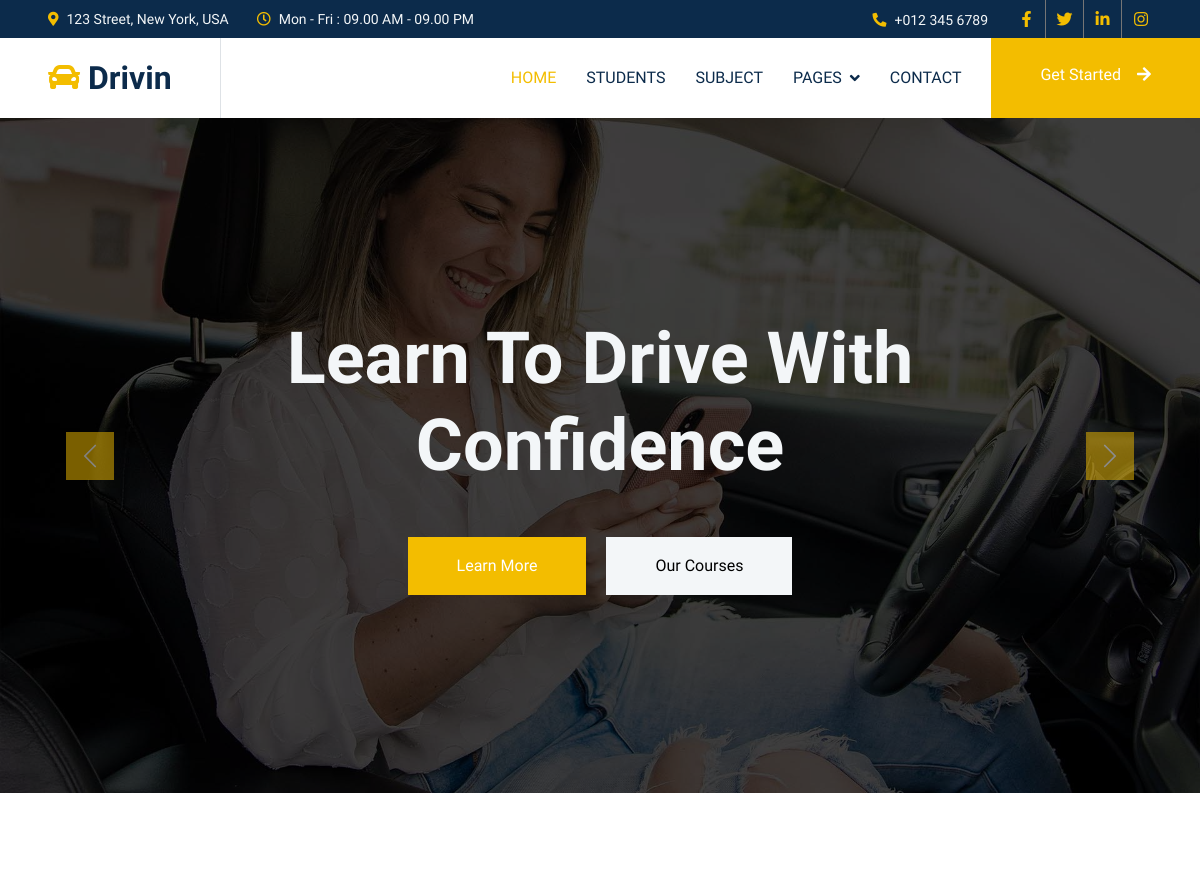
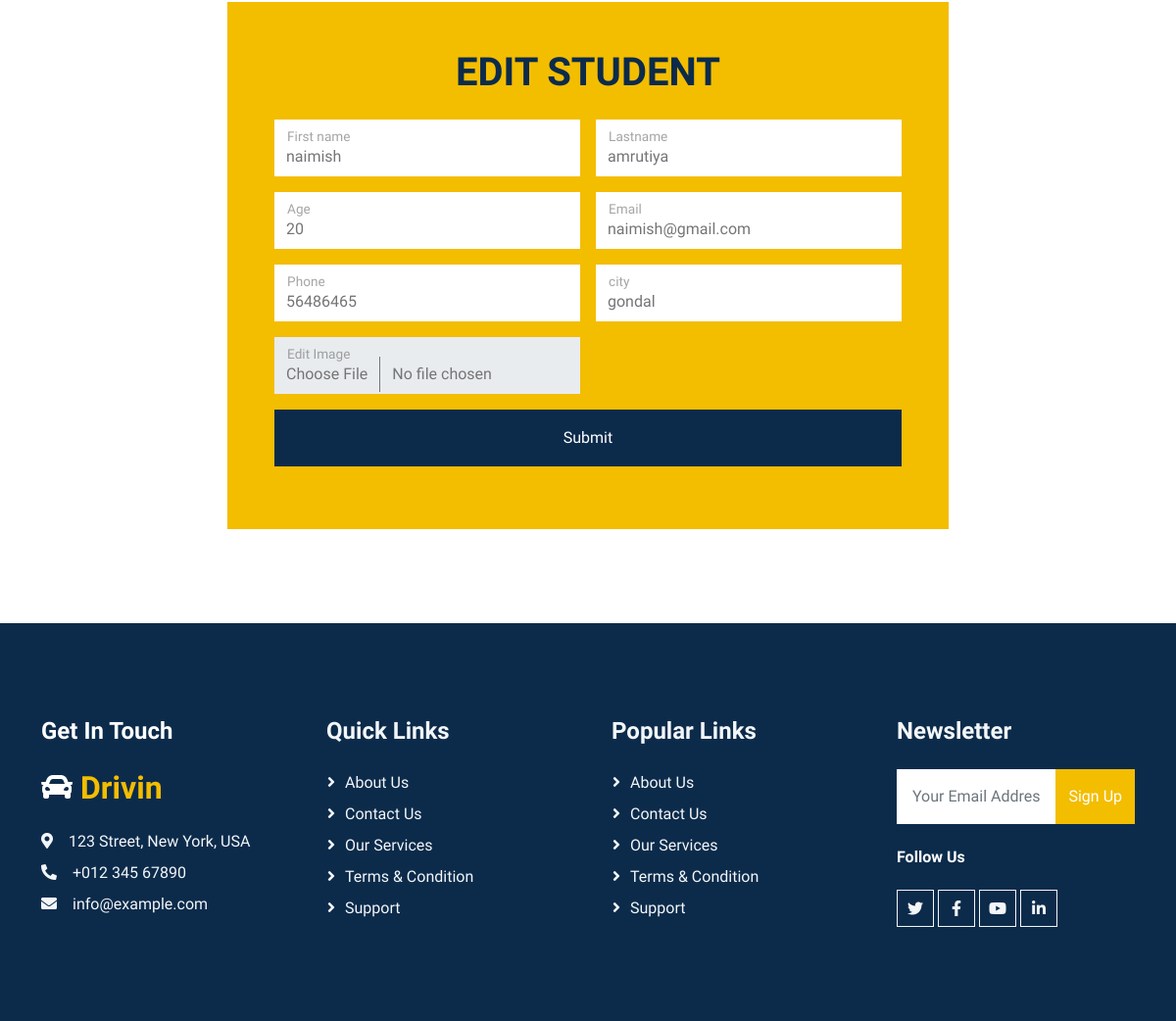
The page /edit-student/43 on the database its author committed (2 pictures, top to bottom).
### my_app/models.py (models this page shows)
class student(models.Model):
    firstname = models.CharField(max_length=100)
    lastname = models.CharField(max_length=100,default="")
    age = models.IntegerField(default=0)
    email = models.CharField(max_length=100,default="")
    phone = models.BigIntegerField(default=0)
    city = models.CharField(max_length=100,default="")
    image = models.ImageField(upload_to="")

### my_app/views.py (the view)
# urls.py: path('edit-student/<int:id>', edit_student, name='edit_1'),
def edit_student(request,id):
    if request.method == "POST":
        fname = request.POST['fname']
        lname = request.POST['lname']
        age = request.POST['age']
        Email = request.POST['email']
        Phone = request.POST['phone']
        City = request.POST['city']
        img = request.FILES.get('image')
        obj2 = student.objects.get(id=id)
        obj2.firstname=fname
        obj2.lastname=lname
        obj2.age=age
        obj2.email=Email
        obj2.phone=Phone
        obj2.city=City
        if img:
            obj2.image=img
        obj2.save()
        print(request.POST['fname'])
        return redirect('home')
    else:
        s1 = student.objects.get(id=id)
        context ={
            "b" : s1
        }
        return render(request,"edit_student.html",context)

### my_app/templates/edit_student.html (shortened to what this page needs)
        {% extends "base.html" %}
        {% block body %}
         <div class="container">
            <div class="row justify-content-center">
                <div class="col-lg-8 my-6 mb-0 wow fadeInUp" data-wow-delay="0.1s">
                    <div class="bg-primary text-center p-5">
                        <h1 class="mb-4">EDIT STUDENT</h1>
                        <form action="{% url 'edit_1' b.id %}" method="post"enctype="multipart/form-data">
                            <div class="row g-3">
                                <div class="col-sm-6">
                                    <div class="form-floating">
                                        <input type="text" class="form-control border-0" id="fname" name="fname" placeholder="Enter firstname" value="{{b.firstname}}">
                                        <label for="fname">First name</label>
                                    </div>
                                </div>
                                <div class="col-sm-6">
                                    <div class="form-floating">
                                        <input type="text" class="form-control border-0" id="lname" name="lname"  value="{{b.lastname}}">
                                        <label for="lname">Lastname</label>
                                    </div>
                                </div>
                                <div class="col-sm-6">
                                    <div class="form-floating">
                                        <input type="text" class="form-control border-0" id="age" name="age"  value="{{b.age}}">
                                        <label for="age">Age</label>
                                    </div>
                                </div>
                                <div class="col-sm-6">
                                    <div class="form-floating">
                                        <input type="text" class="form-control border-0" id="email" name="email" value="{{b.email}}">
                                        <label for="email;">Email</label>
                                    </div>
                                </div>
                                 <div class="col-sm-6">
                                    <div class="form-floating">
                                        <input type="text" class="form-control border-0" id="phone" name="phone" value="{{b.phone}}">
                                        <label for="phone;">Phone</label>
                                    </div>
                                </div>
                                <div class="col-sm-6">
                                    <div class="form-floating">
                                         <input type="text" class="form-control border-0" id="city" name="city" value="{{b.city}}">
                                        <label for="city">city</label>
                                    </div>
                                </div>
                                <div class="col-sm-6">
                                    <div class="form-floating">
                                        <input type="file" class="form-control border-0" id="image" name="image" value="{{b.image}}" >
                                        <label for="image;">Edit Image</label>
                                    </div>
                                </div>
                                <div class="col-12">
                                    <button class="btn btn-dark w-100 py-3" type="submit">Submit</button>
                                </div>
                            </div>
                        </form>
                    </div>
                </div>
            </div>
        </div>
        {% endblock  %}

### static/css/style.css (style rules this page uses)
:root { --primary: #F3BD00; --secondary: #757575; --light: #F3F6F8; --dark: #0C2B4B; }
.my-6 { margin-top: 6rem; margin-bottom: 6rem; }
.btn { font-weight: 500; transition: .5s; }

### rows shown on the page
student: fname "naimish", lname "amrutiya", age "20", email "naimish@gmail.com", phone "56486465", city "gondal"
